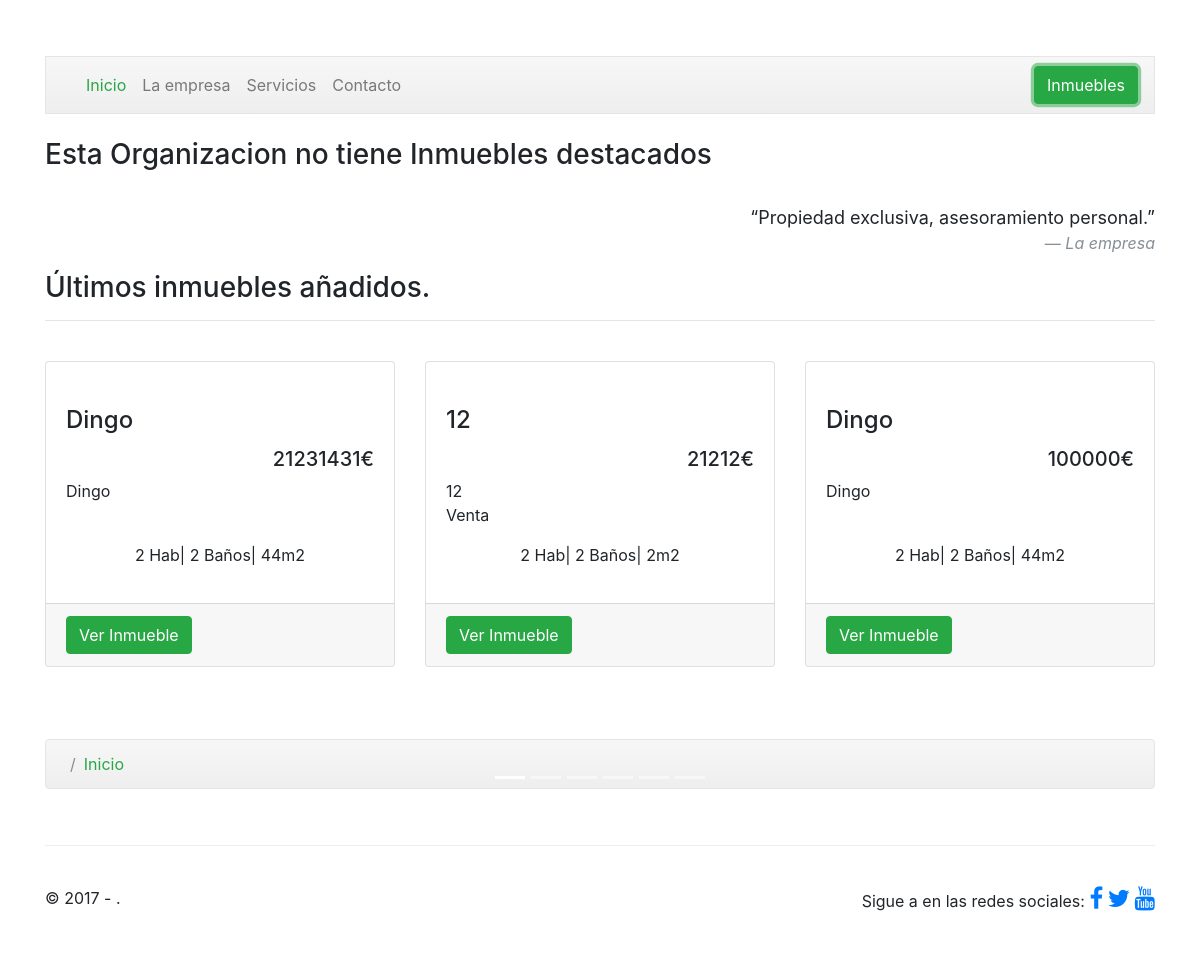
Before: /index2.php with the older database file.
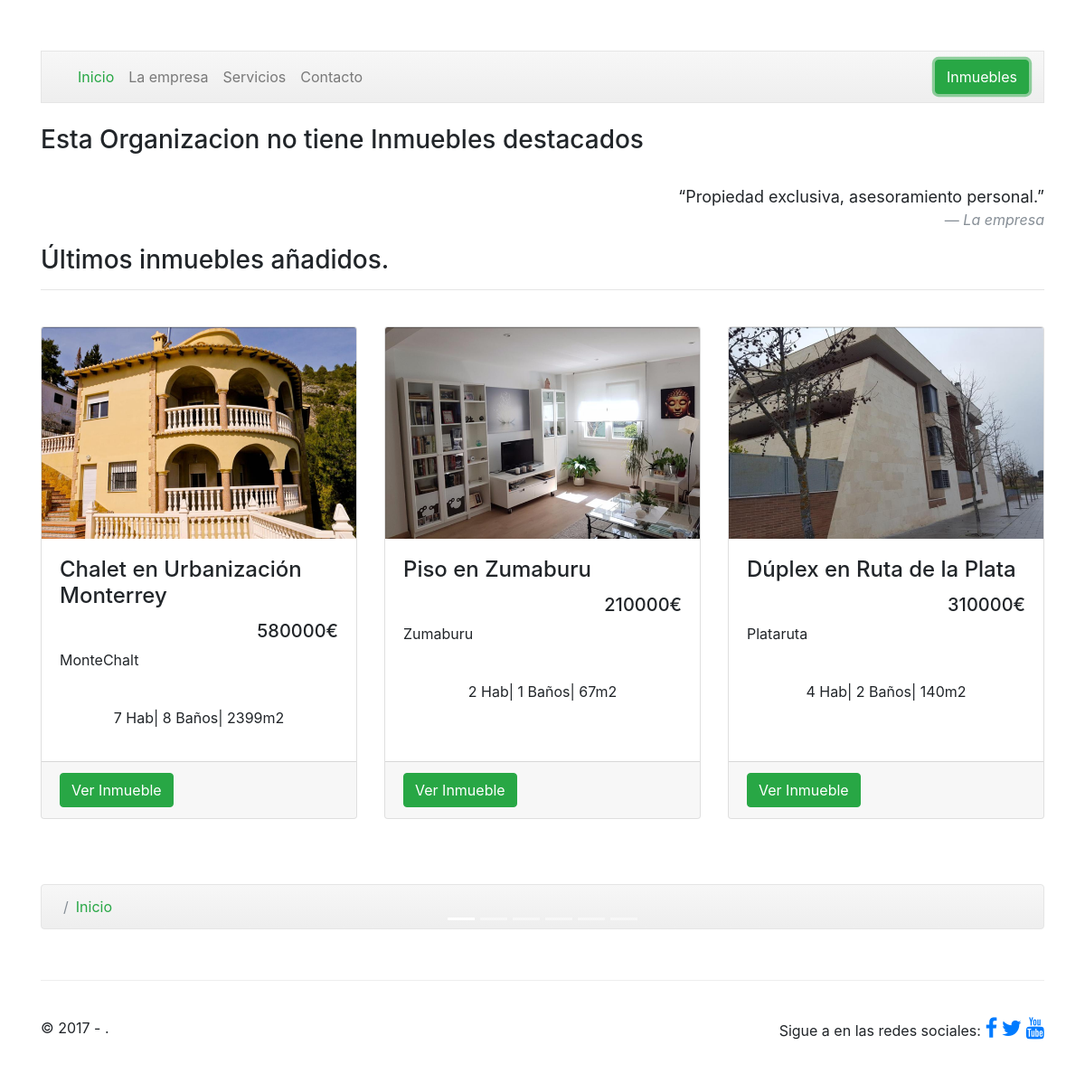
After: the same page with the newer database file.
### tables this page shows
CREATE TABLE IF NOT EXISTS `inmueble` (
  `IMN_id` int(11) NOT NULL AUTO_INCREMENT,
  `IMN_Titulo` varchar(50) NOT NULL,
  `IMN_tipo` varchar(23) NOT NULL,
  `IMN_referencia` varchar(50) NOT NULL,
  `IMN_desc` varchar(700) NOT NULL,
  `IMN_precio` double NOT NULL,
  `IMN_habitaciones` int(1) DEFAULT NULL,
  `IMN_banos` int(1) DEFAULT NULL,
  `IMN_m2` int(11) NOT NULL,
  `IMN_anoconstruccion` int(11) NOT NULL,
  `IMN_certificadoener` varchar(5) DEFAULT NULL,
  `IMN_venta` varchar(20) NOT NULL,
  `IMN_dest` tinyint(1) NOT NULL,
  `IMN_organizacion` int(11) NOT NULL,
  PRIMARY KEY (`IMN_id`)
);

### web/index2.php (the view, shortened to what the changed rows need)
<!doctype html>
<html lang="es">
  <head>
    <link href="dist/css/bootstrap.min.css" rel="stylesheet">
    <link href="dist/css/justified-nav.css" rel="stylesheet">
    <link href="dist/css/propio.css" rel="stylesheet">
  	<link rel="stylesheet" href="https://cdnjs.cloudflare.com/ajax/libs/font-awesome/4.7.0/css/font-awesome.min.css">
  	<link href="css/bootstrap.min.css" rel="stylesheet">
    <link href="css/justified-nav.css" rel="stylesheet">
    <link href="css/shop-homepage.css" rel="stylesheet">
  </head>
  <body>
    <div class="container">
      <br>
      <main role="main">
			<div id="carouselExampleIndicators" class="carousel slide" data-ride="carousel">
				<div class="carousel-inner">
		<br>
        <br>
        <div class="row">
            <?php
            $servername = "localhost";
            $username = "root";
            $password = "";
            $dbname = "gecko";
            $conn = new mysqli($servername, $username, $password, $dbname);
            $sql = "SELECT IMN_id,IMN_Titulo, IMN_referencia,IMN_precio,IMN_habitaciones,IMN_habitaciones,IMN_banos,IMN_m2,IMN_venta, IMG_path FROM inmueble, imagen WHERE IMN_id=IMG_id_INM GROUP BY IMN_id ORDER BY IMN_id DESC LIMIT 3";
            $result = $conn->query($sql);
            if ($result->num_rows > 0) {
                while($row = $result->fetch_assoc()) {
                    echo'<div class="col-lg-4 col-md-6 mb-4">
                    <div class="card h-100">
                    <a href="href="inmueble.php?id='. $row["IMN_id"].'"><img class="card-img-top" src="'. $row["IMG_path"].'" alt=""></a>
                    <div class="card-body">
                      <h4 class="card-title">
                        '. $row["IMN_Titulo"] .'
                      </h4>
                      <h5 style="text-align: right;">'. $row["IMN_precio"] .'€</h5>
                      <p class="card-text">'. $row["IMN_referencia"] .' <br>'. $row["IMN_venta"] .'<br> <center>'. $row["IMN_habitaciones"] .' Hab| '. $row["IMN_banos"] .' Baños| '. $row["IMN_m2"] .'m2 </center> </p>
                    </div>
                        <div class="card-footer">
                            <a href="inmueble.php?id='. $row["IMN_id"].'">
                            <button type="button" class="btn btn-success">Ver Inmueble</button></a>
                        </div>
                    </div>
                </div>';
                }
            } else {
                echo "0 results";
            }
            ?>
        </div>
        <br><br>
      </main>
    </div>
  </body>
</html>

Changed rows visible on the page:
removed inmueble: IMN_Titulo "Dingo", IMN_precio "21231431", IMN_referencia "Dingo", IMN_habitaciones "2", IMN_banos "2", IMN_m2 "44"
removed inmueble: IMN_Titulo "12", IMN_precio "21212", IMN_referencia "12", IMN_venta "Venta", IMN_habitaciones "2", IMN_banos "2", IMN_m2 "2"
removed inmueble: IMN_Titulo "Dingo", IMN_precio "100000", IMN_referencia "Dingo", IMN_habitaciones "2", IMN_banos "2", IMN_m2 "44"
now on this page (row edited): inmueble: shows a picture, IMN_Titulo "Chalet en Urbanización Monterrey", IMN_precio "580000", IMN_referencia "MonteChalt", IMN_habitaciones "7", IMN_banos "8", IMN_m2 "2399"
now on this page (row edited): inmueble: shows a picture, IMN_Titulo "Piso en Zumaburu", IMN_precio "210000", IMN_referencia "Zumaburu", IMN_habitaciones "2", IMN_banos "1", IMN_m2 "67"
now on this page (row edited): inmueble: shows a picture, IMN_Titulo "Dúplex en Ruta de la Plata", IMN_precio "310000", IMN_referencia "Plataruta", IMN_habitaciones "4", IMN_banos "2", IMN_m2 "140"
